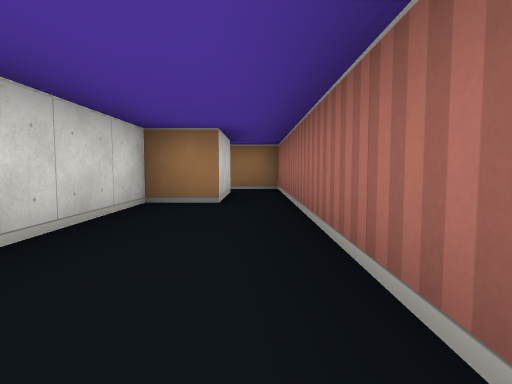
view 1 (above)

24 first-person views from a walk through a cub3D level. The camera is about half as high as the walls, tilts 4° down and sees 75° across. The floor is counted in squares. Each view is taken from the middle of a square. On the plan, view 1 faces up. The plan holds only what a view shows up to about 9 squares ahead; the rest is blank.

view 2
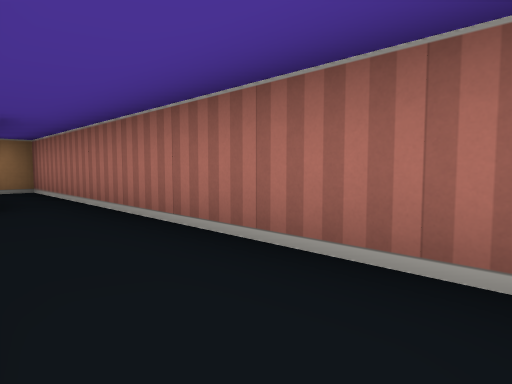

view 3
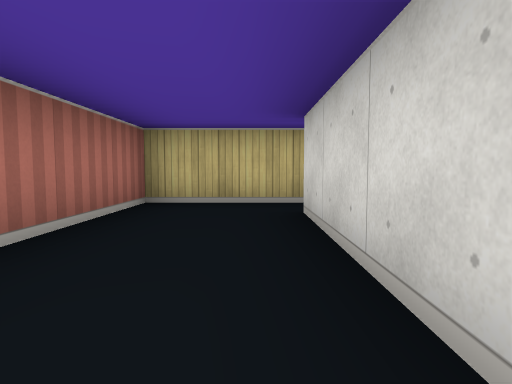

view 4
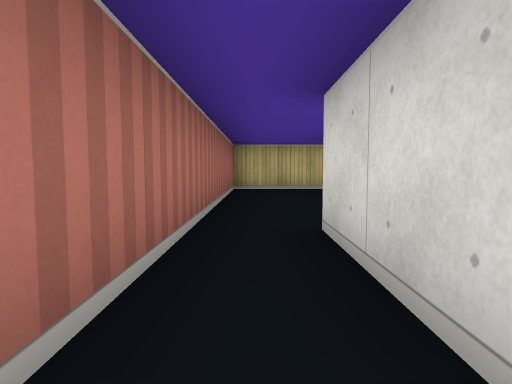

view 5
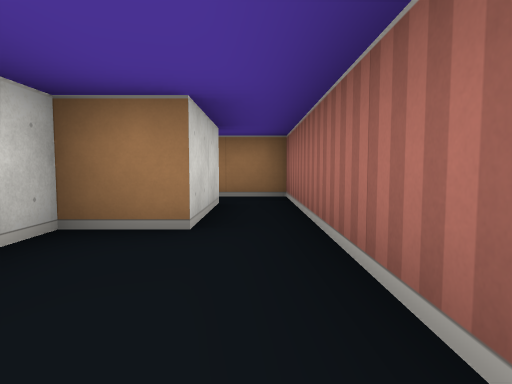

view 6
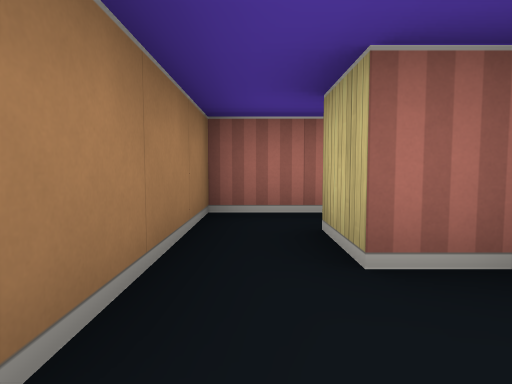

view 7
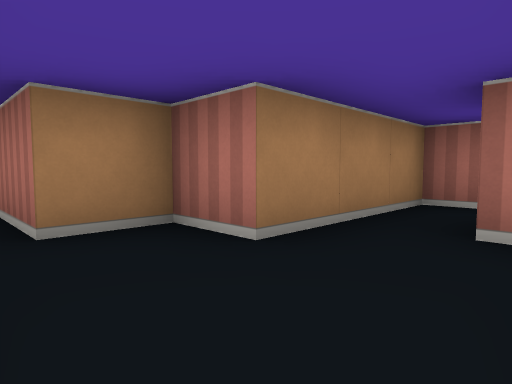

view 8
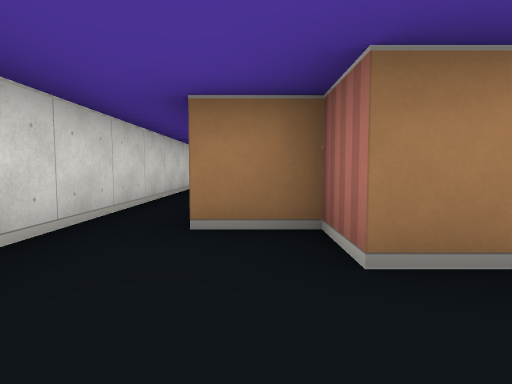

view 9
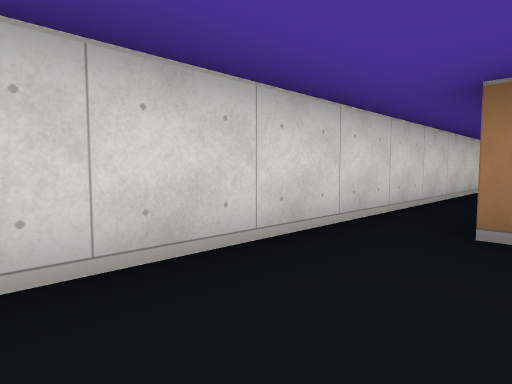

view 10
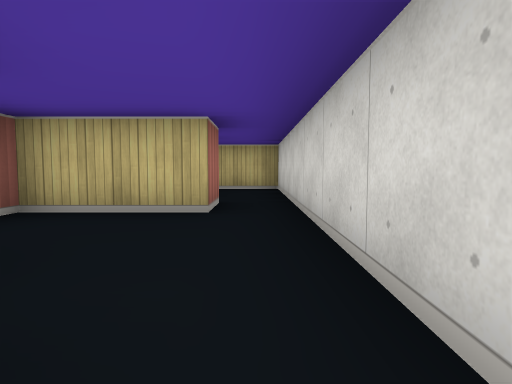

view 11
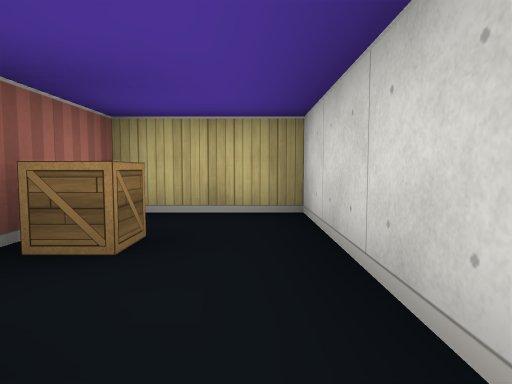

view 12
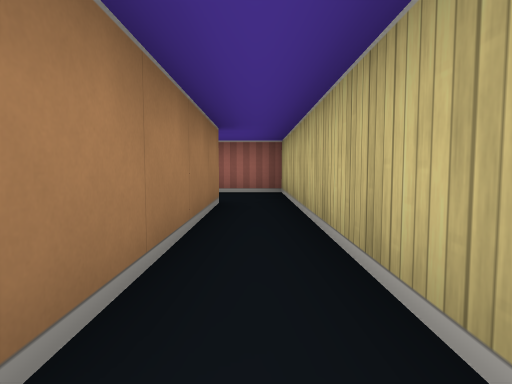

view 13
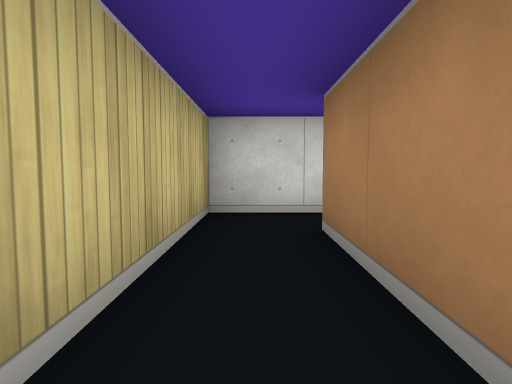

view 14
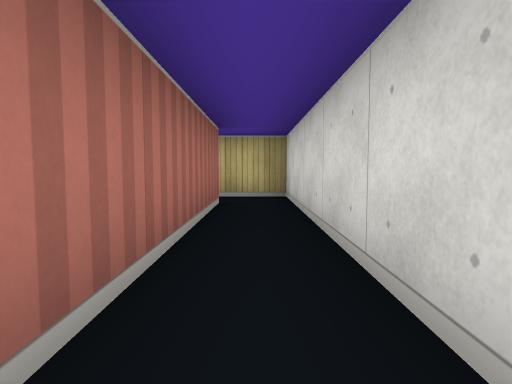

view 15
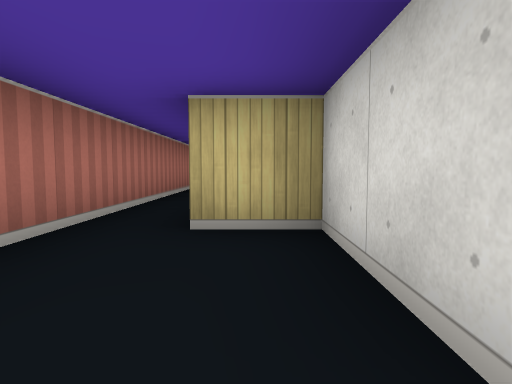

view 16
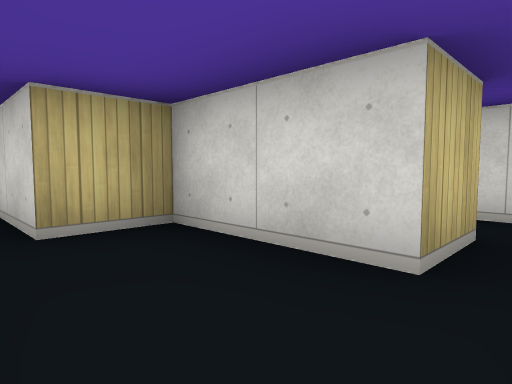

view 17
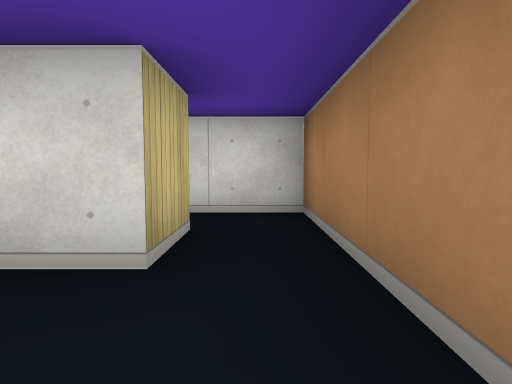

view 18
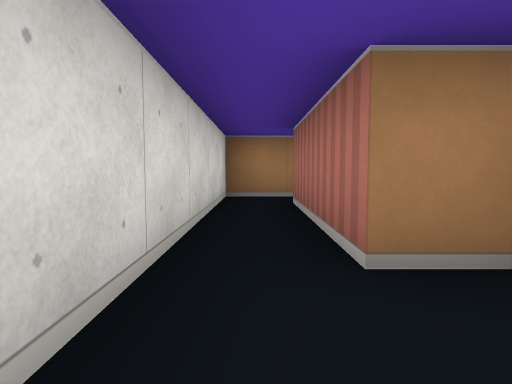

view 19
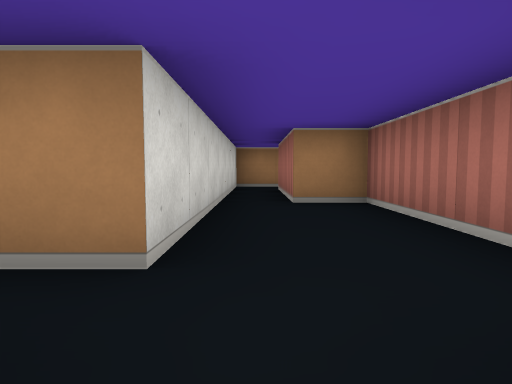

view 20
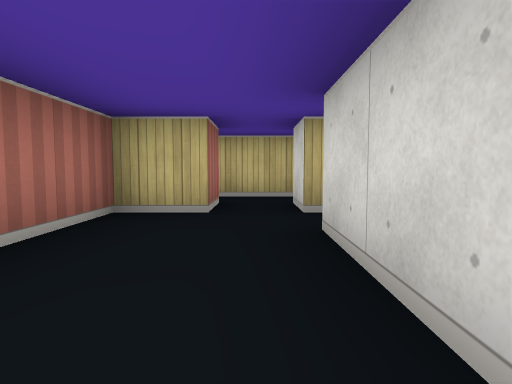

view 21
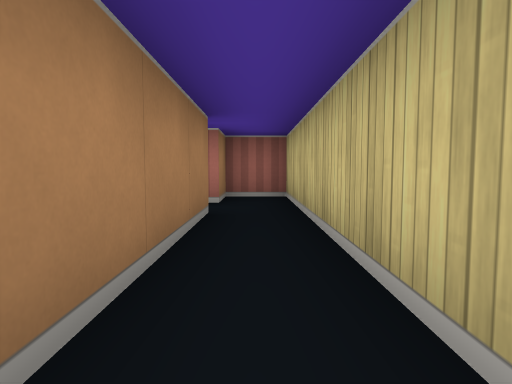

view 22
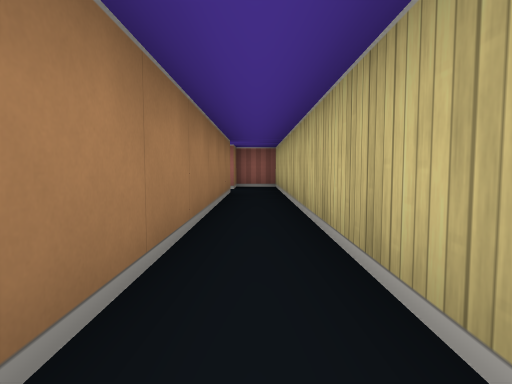

view 23
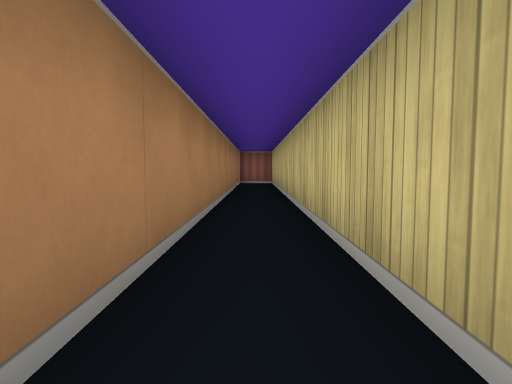

view 24
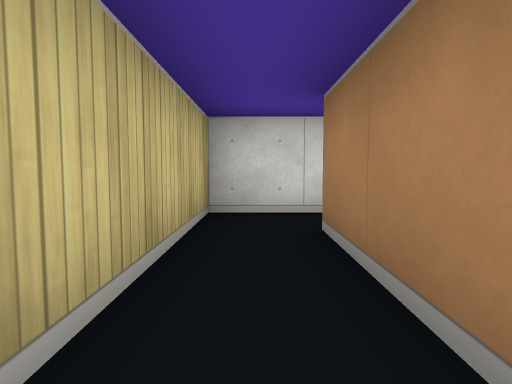

### Floor plan
Ten units are one square. View 1 is at (0, 0); x grows to the right and y downward. Boxes are objects, and circles mark ways between rooms. Rooms are numbered by the first view taken in them; rooms with no view inside come last. Other rooms are left out.
<svg viewBox="-190 -140 200 150">
<path fill="none" stroke="#000" d="M-5 -65 -5 -45 -15 -45 -15 -5M-15 5 5 5 5 -65M-35 -55 -15 -55 -15 -65 -5 -65M5 -65 5 -75 -25 -75 -25 -85 -35 -85 -35 -100M-45 -135 -45 -55M-35 -45 -35 -55M-45 -55 -45 -15 -25 -15 -25 -31M-65 -65 -65 5 -15 5M-15 -5 -55 -5 -55 -71M-75 -85 -75 -65 -65 -65M-66 -95 -76 -95M-85 -15 -75 -15 -75 -55 -85 -55 -85 -85 -75 -85M-76 -95 -95 -95 -95 -25 -102 -25M-185 -8 -185 5 -75 5 -75 -5 -85 -5 -85 -15M-95 -15 -95 -5 -175 -5"/>
<rect x="-35" y="-35" width="10" height="10" fill="#bbb"><title>crate</title></rect>
<circle cx="0" cy="-70" r="3" fill="#2a7"/>
<circle cx="-20" cy="0" r="3" fill="#2a7"/>
<circle cx="-40" cy="-50" r="3" fill="#2a7"/>
<circle cx="-60" cy="-70" r="3" fill="#2a7"/>
<circle cx="-80" cy="-90" r="3" fill="#2a7"/>
<circle cx="-90" cy="-10" r="3" fill="#2a7"/>
<text x="0" y="-30">1</text>
<text x="-30" y="-80">2</text>
<text x="-40" y="-30">3</text>
<text x="-60" y="-20">4</text>
<text x="-60" y="-80">5</text>
<text x="-90" y="-50">6</text>
<text x="-150" y="0">7</text>
</svg>
Room 1 opens to room 2. Room 1 opens to room 4. Room 2 opens to room 3. Room 4 opens to room 5. Room 5 opens to room 6. Room 6 opens to room 7.

Where each view was taken, in squares from view 1:
view 1: 0 up, 0 right, facing up
view 2: 0 up, 1 left, facing up-right
view 3: 4 up, 1 left, facing down
view 4: 7 up, 0 right, facing down
view 5: 2 up, 0 right, facing up
view 6: 7 up, 3 left, facing right
view 7: 6 up, 4 left, facing up-right
view 8: 6 up, 3 left, facing up
view 9: 6 up, 3 left, facing up-left
view 10: 9 up, 4 left, facing down
view 11: 5 up, 4 left, facing down
view 12: 0 up, 6 left, facing right
view 13: 0 up, 3 left, facing left
view 14: 5 up, 6 left, facing down
view 15: 9 up, 7 left, facing down
view 16: 9 up, 6 left, facing down-left
view 17: 9 up, 6 left, facing left
view 18: 4 up, 9 left, facing up
view 19: 1 up, 9 left, facing up
view 20: 5 up, 9 left, facing down
view 21: 0 up, 13 left, facing right
view 22: 0 up, 16 left, facing right
view 23: 0 up, 18 left, facing right
view 24: 0 up, 15 left, facing left
